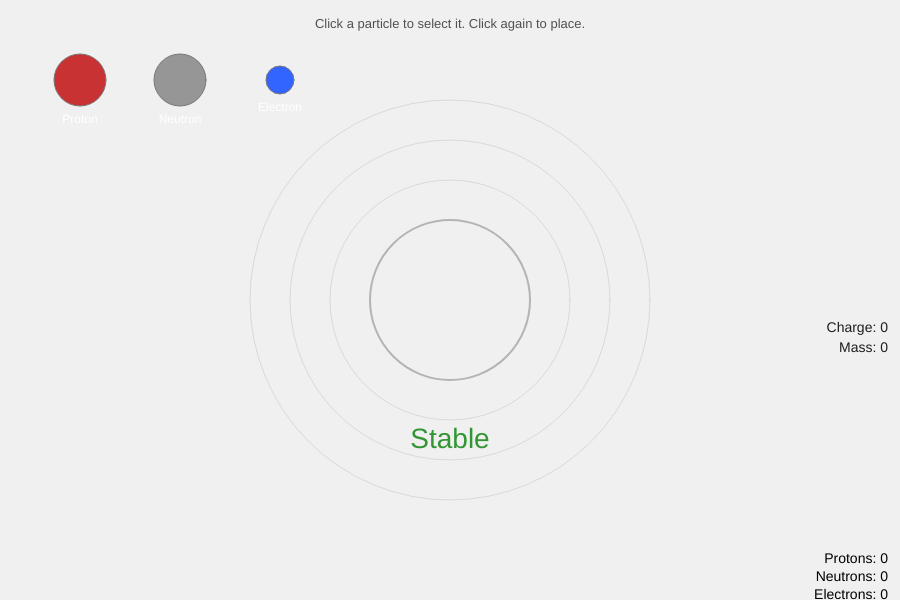
Frame 1 (no input)
Frame 60 (no input): identical to frame 1, image omitted
Frame 120 (the mouse pressed at the canvas centre since frame 60): identical to frame 1, image omitted

The p5.js sketch that drew this single still picture (run headless with seeded random() and noise() and a simulated clock; from frame 60 on, the mouse is pressed at the canvas centre):

// p5.js sketch
// ── sketch.js
// general variables
var fillColor = 100;

// square variables
var squarecanvax = 50;
var squarecanvay = 700;
var squareSize = 55;

var amountprotons = 0;
var amountneutrons = 0;
var amountelectrons = 0;

var squarepressed = false;
var squareplaced = false;
var squares_placed = [];

var element = 0;
var elementName = "";

var charge = 0;


let nucleusX, nucleusY;
let nucleusRadius = 80;
// offsets for the electron shells (pixels beyond nucleusRadius)
const shellOffsets = [40, 80, 120];
// capacities per shell (same order as shellOffsets). First shell 2, others 8 by default.
const shellCaps = [2, 8, 8];
// neutron capacity
const NEUTRON_CAP = 20;
// electron capacity (total)
const ELECTRON_CAP = 18;

// palette positions
const protonX = 80, protonY = 80, protonR = 26;
const neutronX = 180, neutronY = 80, neutronR = 26;
const electronX = 280, electronY = 80, electronR = 14

let selected = null; // 'proton' | 'neutron' | 'electron' | null

let protons = [];
let neutrons = [];
let electrons = [];

// stability tracking
var isUnstable = false;
// orbital base angles and speeds per shell
let shellBaseAngles = [];
let shellSpeeds = [];

function setup(){
    createCanvas(900, 600);
    nucleusX = width/2;
    nucleusY = height/2;
    textAlign(CENTER, CENTER);

    // initialize shell base angles and speeds
    for (let i = 0; i < shellOffsets.length; i++){
        shellBaseAngles[i] = random(TWO_PI);
        // slower for outer shells, alternate direction
        shellSpeeds[i] = (i % 2 === 0 ? 0.012 : -0.009) / (i + 1);
    }
}

function draw(){
    background(240);

    // compute simple "full" flags and clear selection if user somehow still has a full type selected
    let protonFull = amountprotons >= 18;
    let neutronFull = amountneutrons >= NEUTRON_CAP;
    let electronFull = amountelectrons >= ELECTRON_CAP;
    if (protonFull && selected === 'proton') selected = null;
    if (neutronFull && selected === 'neutron') selected = null;
    if (electronFull && selected === 'electron') selected = null;

    // draw nucleus outline
    noFill();
    stroke(180);
    strokeWeight(2);
    circle(nucleusX, nucleusY, nucleusRadius*2);

    // compute shell objects and draw shells
    let shells = getShells();
    stroke(180, 100);
    strokeWeight(1);
    noFill();
    for (let s of shells) {
        circle(nucleusX, nucleusY, s.radius * 2);
    }

    // Check stability (unstable when |N - P| > 2)
    let neutronProtonDiff = abs(amountneutrons - amountprotons);
    isUnstable = neutronProtonDiff > 0;
    
    // Calculate shake amount if unstable
    let shakeX = 0, shakeY = 0;
    if (isUnstable) {
        shakeX = random(-2, 2);
        shakeY = random(-2, 2);
    }

    // draw placed protons and neutrons (inside nucleus) with shake
    noStroke();
    for (let p of protons){
        fill(200, 50, 50); // red
        circle(p.x + shakeX, p.y + shakeY, p.size);
    }
    for (let n of neutrons){
        fill(150); // grey
        circle(n.x + shakeX, n.y + shakeY, n.size);
    }

    // Orbital animation: update base angles and draw electrons evenly spaced per shell
    for (let i = 0; i < shells.length; i++) {
        shellBaseAngles[i] = (shellBaseAngles[i] || 0) + (shellSpeeds[i] || 0);
    }
    // group electrons by shell
    let electronsByShell = [];
    for (let i = 0; i < shells.length; i++) electronsByShell[i] = [];
    for (let i = 0; i < electrons.length; i++){
        let ee = electrons[i];
        if (ee && ee.shell !== undefined && ee.shell >= 0 && ee.shell < shells.length) {
            electronsByShell[ee.shell].push(ee);
        }
    }
    // draw electrons for each shell, evenly spaced and rotated by base angle
    for (let i = 0; i < shells.length; i++){
        let list = electronsByShell[i];
        if (!list || list.length === 0) continue;
        let s = shells[i];
        let spacing = TWO_PI / list.length;
        for (let j = 0; j < list.length; j++){
            let e = list[j];
            let angle = shellBaseAngles[i] + j * spacing;
            let ex = nucleusX + cos(angle) * s.radius + shakeX;
            let ey = nucleusY + sin(angle) * s.radius + shakeY;
            fill(50,100,255);
            circle(ex, ey, e.size);
        }
    }

    // draw palette
    drawPalette();

    // preview overlay follows mouse when a type is selected
    if (selected === 'proton'){
        push();
        fill(200, 50, 50, 140);
        noStroke();
        circle(mouseX, mouseY, 24);
        pop();
    } else if (selected === 'neutron'){
        push();
        fill(150, 140);
        noStroke();
        circle(mouseX, mouseY, 24);
        pop();
    } else if (selected === 'electron'){
        push();
        fill(50,100,255,140);
        noStroke();
        // snap preview to the innermost shell that has capacity
        let px = mouseX;
        let py = mouseY;
        let dx = px - nucleusX;
        let dy = py - nucleusY;
        let d = dist(px, py, nucleusX, nucleusY);
        // recompute shell counts from current electrons
        for (let s of shells) s.count = 0;
        for (let e of electrons) if (shells[e.shell]) shells[e.shell].count++;

        // find the first (innermost) shell with available capacity
        let targetShell = null;
        for (let i = 0; i < shells.length; i++){
            if (shells[i].count < shells[i].capacity){ targetShell = i; break; }
        }
        if (targetShell === null){
            // no capacity: show preview at mouse but dimmed
            circle(px, py, 12);
        } else {
            if (d === 0) { dx = 1; dy = 0; d = 1; }
            let angle = atan2(dy, dx);
            let r = shells[targetShell].radius;
            px = nucleusX + cos(angle) * r;
            py = nucleusY + sin(angle) * r;
            circle(px, py, 12);
        }
        pop();
    }

    // small instructions
    noStroke();
    fill(80);
    textSize(13);
    text("Click a particle to select it. Click again to place.", width/2, 24);

    // draw counters in the bottom-right corner
    fill(0);
    textSize(14);
    const margin = 12;
    const lineHeight = 18;
    const lines = 3;
    // compute top Y for the block so the block is anchored to bottom margin
    const topY = height - margin - (lines - 1) * lineHeight;
    textAlign(RIGHT, TOP);
    text(`Protons: ${amountprotons}`, width - margin, topY);
    text(`Neutrons: ${amountneutrons}`, width - margin, topY + lineHeight);
    text(`Electrons: ${amountelectrons}`, width - margin, topY + 2 * lineHeight);
    // restore center alignment used elsewhere
    textAlign(CENTER, CENTER);

    // draw stability label below nucleus
    let stabilityLabel = isUnstable ? "Unstable" : "Stable";
    let stabilityColor = isUnstable ? color(200, 50, 50) : color(50, 150, 50); // red if unstable, green if stable
    fill(stabilityColor);
    textSize(28);
    textAlign(CENTER, CENTER);
    text(stabilityLabel, nucleusX, nucleusY + nucleusRadius + 60);

    // draw identified element, charge and mass on middle-right
    textAlign(RIGHT, CENTER);
    textSize(16);
    fill(30);
    const marginX = 12;
    if (elementName && elementName.length > 0) {
        text(`Element: ${elementName}`, width - marginX, height / 2);
    }
    // also display charge below element (show '+' when positive)
    charge = amountprotons - amountelectrons;
    let displayCharge = (charge > 0) ? `+${charge}` : `${charge}`;
    textSize(14);
    text(`Charge: ${displayCharge}`, width - marginX, height / 2 + 28);
    // display mass (protons + neutrons) below charge
    let mass = amountprotons + amountneutrons;
    text(`Mass: ${mass}`, width - marginX, height / 2 + 48);
    textAlign(CENTER, CENTER);
}

function drawPalette(){
    // proton
    let protonFull = amountprotons >= 18;
    stroke(120);
    strokeWeight(1);
    if (protonFull) {
        fill(120, 140); // greyed
    } else {
        fill(200, 50, 50);
    }
    circle(protonX, protonY, protonR*2);
    if (!protonFull && selected === 'proton'){
        stroke(0);
        strokeWeight(2);
        noFill();
        circle(protonX, protonY, protonR*2 + 6);
    }
    noStroke();
    fill(protonFull ? 200 : 255);
    textSize(12);
    text('Proton', protonX, protonY + protonR + 14);

    // neutron
    stroke(120);
    strokeWeight(1);
    // if neutron capacity reached, draw greyed-out palette
    let neutronFull = amountneutrons >= NEUTRON_CAP;
    if (neutronFull) {
        fill(120, 140); // greyed
    } else {
        fill(150);
    }
    circle(neutronX, neutronY, neutronR*2);
    if (!neutronFull && selected === 'neutron'){
        stroke(0);
        strokeWeight(2);
        noFill();
        circle(neutronX, neutronY, neutronR*2 + 6);
    }
    noStroke();
    fill(neutronFull ? 200 : 255);
    text('Neutron', neutronX, neutronY + neutronR + 14);

    // electron (smaller)
    let electronFull = amountelectrons >= ELECTRON_CAP;
    stroke(120);
    strokeWeight(1);
    if (electronFull) {
        fill(120, 140);
    } else {
        fill(50,100,255);
    }
    circle(electronX, electronY, electronR*2);
    if (!electronFull && selected === 'electron'){
        stroke(0);
        strokeWeight(2);
        noFill();
        circle(electronX, electronY, electronR*2 + 6);
    }
    noStroke();
    fill(electronFull ? 200 : 255);
    text('Electron', electronX, electronY + electronR + 14);
}

function mouseClicked(){
    // check palette clicks first
    // prevent selecting a palette item if it's full
    let protonFull = amountprotons >= 18;
    let neutronFull = amountneutrons >= NEUTRON_CAP;
    let electronFull = amountelectrons >= ELECTRON_CAP;
    if (dist(mouseX, mouseY, protonX, protonY) <= protonR){
        if (!protonFull) {
            // toggle selection
            selected = selected === 'proton' ? null : 'proton';
        }
        return;
    }
    if (dist(mouseX, mouseY, neutronX, neutronY) <= neutronR){
        if (!neutronFull) {
            selected = selected === 'neutron' ? null : 'neutron';
        }
        return;
    }
    if (dist(mouseX, mouseY, electronX, electronY) <= electronR){
        if (!electronFull) {
            selected = selected === 'electron' ? null : 'electron';
        }
        return;
    }

    // if clicked elsewhere and a type is selected, place the particle
    if (selected === 'proton'){
        // only place a proton if the click was inside the nucleus
        let dClick = dist(mouseX, mouseY, nucleusX, nucleusY);
        if (dClick <= nucleusRadius) {
            // enforce maximum of 18 protons
            if (amountprotons >= 18) {
                selected = null;
                return;
            }
            let angle = random(TWO_PI);
            let r = random(0, nucleusRadius * 0.5);
            let x = nucleusX + cos(angle) * r;
            let y = nucleusY + sin(angle) * r;
            protons.push({ x: x, y: y, size: 20 });
            amountprotons += 1;
            elementIdentify();
            selected = null;
        }
        return;
    }
    if (selected === 'neutron'){
        // only place a neutron if the click was inside the nucleus
        let dClick = dist(mouseX, mouseY, nucleusX, nucleusY);
        if (dClick <= nucleusRadius) {
            // enforce maximum of NEUTRON_CAP
            if (amountneutrons >= NEUTRON_CAP) {
                selected = null;
                return;
            }
            let angle = random(TWO_PI);
            let r = random(0, nucleusRadius * 0.5);
            let x = nucleusX + cos(angle) * r;
            let y = nucleusY + sin(angle) * r;
            neutrons.push({ x: x, y: y, size: 20 });
            amountneutrons += 1;
            selected = null;
        }
        return;
    }
    if (selected === 'electron'){
        // place electron on the innermost shell that has capacity
        // enforce maximum of ELECTRON_CAP electrons total
        if (amountelectrons >= ELECTRON_CAP) {
            selected = null;
            return;
        }
        let px = mouseX;
        let py = mouseY;
        let dx = px - nucleusX;
        let dy = py - nucleusY;
        let dClick = dist(px, py, nucleusX, nucleusY);
        // compute shells and counts
        let shells = getShells();
        for (let s of shells) s.count = 0;
        for (let e of electrons) if (shells[e.shell]) shells[e.shell].count++;

        // find first (innermost) shell with room
        let targetShell = null;
        for (let i = 0; i < shells.length; i++){
            if (shells[i].count < shells[i].capacity){ targetShell = i; break; }
        }
        if (targetShell === null){
            // no capacity available; do nothing
            return;
        }
        // compute angle and snap to that shell radius
        if (dClick === 0) { dx = 1; dy = 0; dClick = 1; }
        // store electron with shell reference; angle is computed dynamically for spacing/orbit
        let r = shells[targetShell].radius;
        let ex = nucleusX + cos(atan2(dy, dx)) * r;
        let ey = nucleusY + sin(atan2(dy, dx)) * r;
        electrons.push({ shell: targetShell, size: 10 });
        amountelectrons += 1;
        selected = null;
        return;
    }
}

// optional: keyboard shortcuts
function keyPressed(){
    if (key === 'c' || key === 'C'){
        protons = [];
        neutrons = [];
        electrons = [];
        // reset counters
        amountprotons = 0;
        amountneutrons = 0;
        amountelectrons = 0;
        elementName = "";
    }
}

function getShells(){
    let res = [];
    for (let i = 0; i < shellOffsets.length; i++){
        let r = nucleusRadius + shellOffsets[i];
        let cap = (shellCaps[i] !== undefined) ? shellCaps[i] : 8;
        res.push({ radius: r, capacity: cap, count: 0 });
    }
    return res;
}

function elementIdentify(){
    element = amountprotons;
    // map proton count to element name
    switch (element) {
        case 1: elementName = "Hydrogen"; break;
        case 2: elementName = "Helium"; break;
        case 3: elementName = "Lithium"; break;
        case 4: elementName = "Beryllium"; break;
        case 5: elementName = "Boron"; break;
        case 6: elementName = "Carbon"; break;
        case 7: elementName = "Nitrogen"; break;
        case 8: elementName = "Oxygen"; break;
        case 9: elementName = "Fluorine"; break;
        case 10: elementName = "Neon"; break;
        case 11: elementName = "Sodium"; break;
        case 12: elementName = "Magnesium"; break;
        case 13: elementName = "Aluminum"; break;
        case 14: elementName = "Silicon"; break;
        case 15: elementName = "Phosphorus"; break;
        case 16: elementName = "Sulfur"; break;
        case 17: elementName = "Chlorine"; break;
        case 18: elementName = "Argon"; break;
        default: elementName = "Element not identified"; break;
    }
} 
